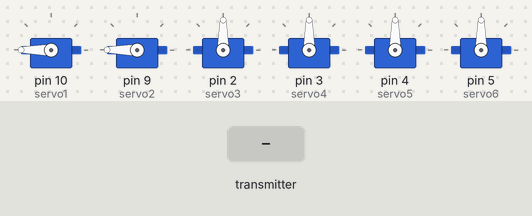
This sketch was run on a simulated Arduino Uno, built with avr-gcc and run on an emulated ATmega328P. On the bench: 6 × servo. Inputs (shaded band) come from the test bench. No radio packets arrive unless stated; what the sketch prints to the serial monitor is not drawn.

Above: at 1.2 s.
1.3 s: the transmitter starts sending mang.0 = 0
At 2.1 s:
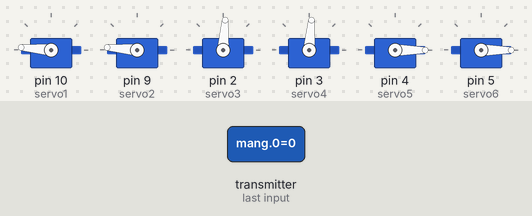
4.3 s: the transmitter starts sending mang.1 = 1023
7.3 s: the transmitter starts sending mang.4 = 256
At 9.1 s:
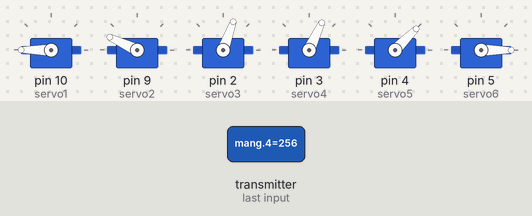
10.3 s: the transmitter starts sending mang.3 = 512
At 13.2 s:
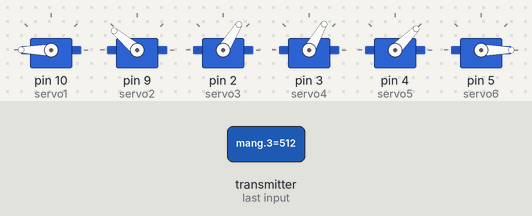
13.3 s: the transmitter starts sending mang.2 = 1023
16.3 s: the transmitter starts sending mang.5 = 256
At 18.9 s:
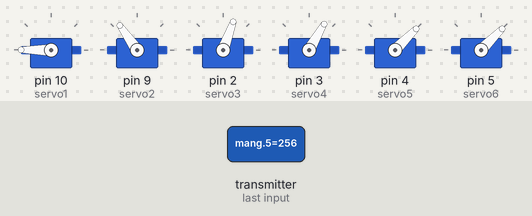
Timing chart, 0 to 24.3 s (numbered marks = the images above; inputs shaded):
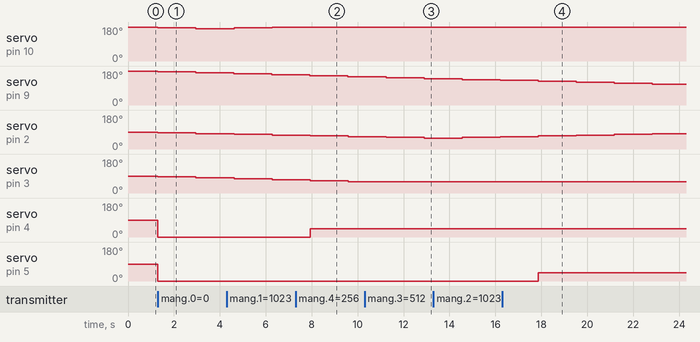

Measured:
- after the input at 1.3 s, servo on pin 10 (servo1), servo on pin 9 (servo2): 180° → 175° at once, → 170° 1.7 s later; servo on pin 2 (servo3): 90° → 86° at once, → 82° 1.7 s later; servo on pin 3 (servo4): 90° → 85° at once, → 80° 1.7 s later; servo on pin 4 (servo5), servo on pin 5 (servo6): 90° → 0° at once
- after the input at 7.3 s, servo on pin 4 (servo5): 0° → 45° after 0.63 s
- after the input at 10.3 s, servo on pin 3 (servo4): stays 60° (without the input it goes to 55° after 0.94 s)
- after the input at 16.3 s, servo on pin 5 (servo6): 0° → 45° after 1.6 s

The sketch:

robotIK_save_rx_v2.ino
```cpp
#include <Servo.h>
#include <Math.h>
#include <SPI.h>
#include <nRF24L01.h>
#include <RF24.h>
Servo servo1;    // theta1
Servo servo2; // theta2
Servo servo3;    // theta3
Servo servo4;
Servo servo5;
Servo servo6;
// 180, 163, 135
RF24 hai(7,8);
const byte diachi[6] = "12345";

int mang[15];
int val1x=0,val1y=0,val2x=0,val2y=0;
int ser5=1,ser6=1;
int ttluu=1,ttlam=1;
bool ttxoa=0;
int mode=0,speed=0,light=0,analog=0;

int last1 = 0,last2 = 0;
int pos1 = 0,pos2=0;

int val1=180,val2=180,val3=90,val4=90,val5=90,val6=90;
//Thông số robot
const float d1 = 18.0;
const float L2 = 12.0;
const float L3 = 22.0;
//Offset của servo
const int offset1 = 90;
const int offset2 = 90;
const int offset3 = 48;

//Giới hạn servo
const int servoMin = 0;
const int servoMax = 180;

//Lưu hành động
int a[50][6];
int n = 0;

float clampf(float v, float a, float b){
  if(v < a) return a;
  if(v > b) return b;
  return v;
}

void setup(){
  Serial.begin(115200);
  hai.begin();
  if (!hai.begin())
  {
    Serial.println("Module không khởi động được");
    while (1) {}
  }
  hai.openReadingPipe(0,diachi);
  hai.setPALevel(RF24_PA_MIN);
  hai.setChannel(80);
  hai.setDataRate(RF24_250KBPS);
  //hai.startListening();
  if (!hai.available())
  {
    Serial.println("Chưa kết nối được với TX");
    Serial.println("CHỜ KẾT NỐI");
  }
  servo1.attach(10);
  servo2.attach(9);
  servo3.attach(2);
  servo4.attach(3);
  servo5.attach(4);
  servo6.attach(5);

  servo1.write(val1);
  servo2.write(val2);
  servo3.write(val3);
  servo4.write(val4);
  servo5.write(val5);
  servo6.write(val6);
  Serial.println("Nhap x y z");

}
void loop(){
  delay(50);
  hai.startListening();
  if (hai.available())
  {
    while(hai.available()){
    hai.read(&mang, sizeof(mang));
    val1x=mang[0];
    val1y=mang[1];
    val2x=mang[2];
    val2y=mang[3];
    ser5=mang[4];
    ser6=mang[5];
    mode=mang[6];
   ttluu=mang[8];
   ttlam=mang[7];
    speed=mang[9];
    light=mang[10];
    analog=mang[11];

    }
    Serial.println(val1x);
    Serial.println(val1y);
    Serial.println(val2x);
    Serial.println(val2y);
    Serial.println(ser5);
    Serial.println(ser6);
    Serial.println(ttluu);
    Serial.println(ttlam);
    Serial.println(mode);
if(mode==0 || mode==2){
if(val1x >= 600) // joystick sang phải thì mỗi lần đều cộng 2 độ//
{
  if(val1 <= 180)
  {
  val1 = val1 + 5;
  servo2.write(val1);
  }
}
else if(val1x <= 400)
{
  if(val1 >= 0)
  {
   val1 = val1 - 5;
   servo2.write(val1);
  }
}
/////
  if(val1y >= 600)
{
  if(val2 <= 180)
  {
  val2 = val2 + 5;
  servo1.write(val2);
  }
}
else if(val1y <= 400)
{
  if(val2 >= 0)
  {
   val2 = val2 - 5;
   servo1.write(val2);
  }
}
///////
  if( val2x >= 600)
{
  if(val3 <= 220)
  {
  val3 = val3 + 4;
  servo3.write(val3);
  }
}
else if(val2x <= 400)
{
  if(val3 >= 0)
  {
   val3 = val3 - 4;
   servo3.write(val3);
  }
}
if( val2y >= 600)
{
  if(val4 <= 180)
  {
  val4 = val4 + 5;
  servo4.write(val4);
  }
}
else if(val2y <= 400)
{
  if(val4 >= 0)
  {
   val4 = val4 - 5;
   servo4.write(val4);
  }
}
val5= map(ser5,0,1023,0,180);
servo5.write(val5);
val6= map(ser6,0,1023,0,180);
servo6.write(val6);
///////////////
  if (ttluu == 0 && ttxoa==0) {
    luu();
    delay(200);
  }

  if (ttlam == 0) {
    lam();
    delay(200);
    ttxoa=1;
  }
  if (ttluu == 0 && ttxoa==1) {
    xoa();
    delay(200);
    ttxoa=0;
  }

}

if(mode==1){
if(Serial.available()){
    float x = Serial.parseFloat();
    float y = Serial.parseFloat();   //đọc từ giá trị từ serial
    float z = Serial.parseFloat();
    while (Serial.available() && Serial.peek() != '\n') Serial.read();
    if (Serial.peek() == '\n') Serial.read();

    // Tính IK :
    float r = sqrt(x*x + y*y);
    float s = z - d1;
    float D = (r*r + s*s - L2*L2 - L3*L3) / (2.0 * L2 * L3);
   if (D > 1.0 || D < -1.0) {
     Serial.println("Không tới");
      return;
    }
    //-sqrt hoac +sqrt
    float th3 = atan2(-sqrt(max(0.0, 1.0 - D*D)), D);
    float num = L3 * sin(th3);
    float den = L2 + L3 * cos(th3);
    float th2 = atan2(s, r) - atan2(num, den);
    float th1 = atan2(y, x);
    // Chuyển sang độ
    float a1 = th1 * 180.0 / M_PI;
    float a2 = th2 * 180.0 / M_PI;
    float a3 = th3 * 180.0 / M_PI;
    //Chỉnh theo offset
    int servoA = (int)round(clampf(a1 + offset1, servoMin, servoMax));
    int servoB = (int)round(clampf(a2 + offset2, servoMin, servoMax));
    int servoC = (int)round(clampf(-a3 + offset3, servoMin, servoMax));

    Serial.print("IK angles: ");
    Serial.print(a1); Serial.print(", ");
    Serial.print(a2); Serial.print(", ");
    Serial.println(a3);

    Serial.print("Servo write: ");
    Serial.print(servoA); Serial.print(", ");
    Serial.print(servoB); Serial.print(", ");
    Serial.println(servoC);

    servo1.write(servoA);
    servo2.write(servoB);
    servo3.write(servoC);
    delay(100);
  }
}
/*
if(mode==2){
  int ttluu = digitalRead(ctluu);
  int ttlam = digitalRead(ctlam);
  int ttxoa = digitalRead(ctxoa);


  if (ttluu == 0) {
    luu();
    delay(300);
  }

  if (ttlam == 0) {
    lam();
    delay(300);
  }
  if (ttxoa == 0) {
    xoa();
    delay(300);
  }
}
}
}
*/
  }
}
void luu() {
  a[n][0] = servo1.read();
  a[n][1] = servo2.read();
  a[n][2] = servo3.read();
  a[n][3] = servo4.read();
  a[n][4] = servo5.read();
  a[n][5] = servo6.read(); // Lưu vị trí hiện tại của servo
  n++;
}

void lam() {
  for (int i = 0; i < n; i++) {
    servo1.write(a[i][0]);
    servo2.write(a[i][1]);
    servo3.write(a[i][2]);
    servo4.write(a[i][3]);
    servo5.write(a[i][4]);
    servo6.write(a[i][5]); // Di chuyển servo đến vị trí đã lưu
    delay(1000);
  }
}
void xoa() {
  n = 0;

}
```
